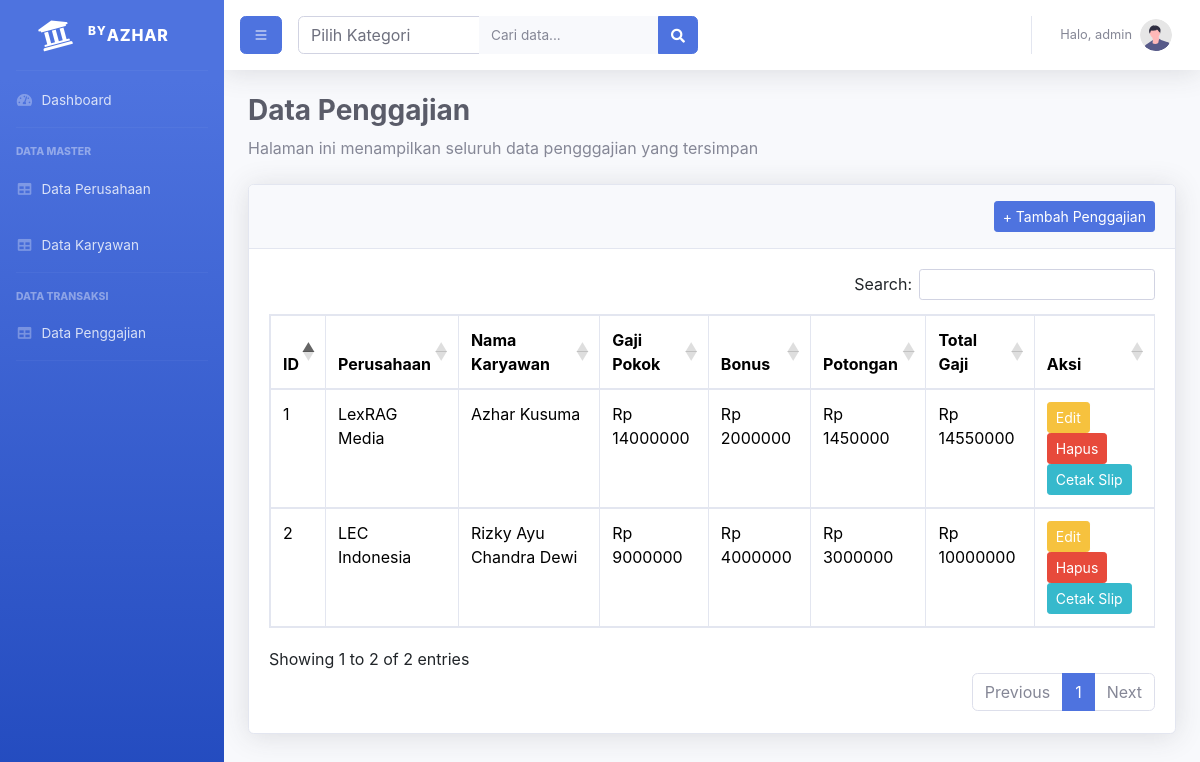
Screenshot of /data_penggajian/index.php with the database file from the repository.
### tables this page shows
CREATE TABLE `penggajian` (
  `id_penggajian` int(11) NOT NULL,
  `id_perusahaan` int(11) DEFAULT NULL,
  `id_karyawan` int(11) DEFAULT NULL,
  `gaji_pokok` int(11) DEFAULT NULL,
  `bonus` int(11) DEFAULT NULL,
  `potongan` int(11) DEFAULT NULL,
  `total_gaji` int(11) DEFAULT NULL
);

CREATE TABLE `perusahaan` (
  `id_perusahaan` int(11) NOT NULL,
  `nama_perusahaan` varchar(50) DEFAULT NULL,
  `alamat` varchar(255) DEFAULT NULL,
  `telepon` varchar(50) DEFAULT NULL
);

CREATE TABLE `karyawan` (
  `id_karyawan` int(11) NOT NULL,
  `nama_karyawan` varchar(50) DEFAULT NULL,
  `jabatan` varchar(50) DEFAULT NULL,
  `alamat` varchar(255) DEFAULT NULL,
  `telepon` varchar(50) DEFAULT NULL
);

### config.php (called while the page is built, shortened)
<?php
$BASE_URL = "http://localhost:8080/UJIKOMPETENSI/";
?>

### data_penggajian/index.php (the view, shortened to what this page needs)
<?php
include_once '../config.php';
include '../partials/header.php';
$q = $_GET['q'] ?? '';
?>
    <div id="wrapper">
        <?php include '../partials/sidebar.php'; ?>
        <div id="content-wrapper" class="d-flex flex-column">
        <div id="content">
                <?php include '../partials/navbar.php'; ?>
                <div class="container-fluid ps-4 pe-4">
                    <h1 class="h3 mb-2 text-gray-800 font-weight-bold">Data Penggajian</h1>
                    <p class="mb-4">Halaman ini menampilkan seluruh data pengggajian yang tersimpan</p>
                    <div class="card shadow mb-4">
                        <div class="card-header py-3">
                            <a href="tambah.php" class="btn btn-primary btn-sm float-right">+ Tambah Penggajian</a>
                        </div>
                        <div class="card-body">
                            <div class="table-responsive">
                                <table class="table table-bordered" id="dataTable" width="100%" cellspacing="0">
                                    <thead>
                                        <tr>
                                            <th>ID</th>
                                            <th>Perusahaan</th>
                                            <th>Nama Karyawan</th>
                                            <th>Gaji Pokok</th>
                                            <th>Bonus</th>
                                            <th>Potongan</th>
                                            <th>Total Gaji</th>
                                            <th>Aksi</th>
                                        </tr>
                                    </thead>
                                    <tbody>
                                        <?php
                                        $result = mysqli_query($conn, "
                                            SELECT g.id_penggajian, g.gaji_pokok, g.bonus, g.potongan, g.total_gaji,
                                                p.nama_perusahaan AS nama_perusahaan,
                                                k.nama_karyawan AS nama_karyawan
                                            FROM penggajian g
                                            JOIN perusahaan p ON g.id_perusahaan = p.id_perusahaan
                                            JOIN karyawan k ON g.id_karyawan = k.id_karyawan
                                        ");
                                        function highlight($text, $keyword) {
                                            if (!$keyword) return htmlspecialchars($text);
                                            return preg_replace("/(" . preg_quote($keyword, '/') . ")/i", "<span class='highlight'>$1</span>", htmlspecialchars($text));
                                        }
                                        while ($row = mysqli_fetch_assoc($result)) {
                                            echo "<tr>";
                                            echo "<td>" . htmlspecialchars($row['id_penggajian']) . "</td>";
                                            echo "<td>" . highlight($row['nama_perusahaan'], $q) . "</td>";
                                            echo "<td>" . highlight($row['nama_karyawan'], $q) . "</td>";
                                            echo "<td>Rp " . htmlspecialchars($row['gaji_pokok']) . "</td>";
                                            echo "<td>Rp " . htmlspecialchars($row['bonus']) . "</td>";
                                            echo "<td>Rp " . htmlspecialchars($row['potongan']) . "</td>";
                                            echo "<td>Rp " . htmlspecialchars($row['total_gaji']) . "</td>";
                                            echo "<td>
                                                <a href='edit.php?id_penggajian=" . $row['id_penggajian'] . "' class='btn btn-sm btn-warning'>Edit</a>
                                                <a href='hapus.php?id_penggajian=" . $row['id_penggajian'] . "' class='btn btn-danger btn-sm' onclick=\"return confirm('Yakin ingin menghapus?')\">Hapus</a>
                                                <a href='cetak_slip.php?id_penggajian=" . $row['id_penggajian'] . "' target='_blank' class='btn btn-info btn-sm'>Cetak Slip</a>
                                            </td>";
                                            echo "</tr>";
                                        }
                                        ?>
                                    </tbody>
                                </table>
                            </div>
                        </div>
                    </div>
                </div>
<?php include '../partials/footer.php'; ?>

### partials/header.php (shortened to what this page needs)
<?php
include_once __DIR__ . '/../config.php';
?>
<!DOCTYPE html>
<html lang="id">
<head>
    <link href="https://cdn.jsdelivr.net/npm/bootstrap@5.3.3/dist/css/bootstrap.min.css" rel="stylesheet">
    <link rel="stylesheet" href="https://cdn.jsdelivr.net/npm/bootstrap-icons@1.10.5/font/bootstrap-icons.css">
    <link href="<?= $BASE_URL ?>assets/css/sb-admin-2.min.css" rel="stylesheet">
    <link href="<?= $BASE_URL ?>assets/vendor/fontawesome-free/css/all.min.css" rel="stylesheet">
    <link rel="stylesheet" href="https://cdn.datatables.net/buttons/2.4.1/css/buttons.bootstrap5.min.css">
    <link rel="stylesheet" href="https://cdn.datatables.net/1.13.6/css/dataTables.bootstrap5.min.css">
    <link rel="stylesheet" href="https://cdn.datatables.net/buttons/2.4.1/css/buttons.bootstrap5.min.css">
</head>
<body id="page-top">

### partials/sidebar.php
<?php
include_once __DIR__ . '/../config.php';
?>
<ul class="navbar-nav bg-gradient-primary sidebar sidebar-dark accordion" id="accordionSidebar">
    <a class="sidebar-brand d-flex align-items-center justify-content-center" href="<?= $BASE_URL ?>dashboard.php">
        <div class="sidebar-brand-icon rotate-n-15">
            <i class="fas fa-university"></i>
        </div>
        <div class="sidebar-brand-text mx-3"><sup>By</sup>Azhar</div>
    </a>
    <hr class="sidebar-divider my-0">
    <li class="nav-item">
    <a class="nav-link" href="<?= $BASE_URL ?>dashboard.php">
        <i class="fas fa-fw fa-tachometer-alt"></i>
        <span>Dashboard</span>
    </a>
    </li>
    <hr class="sidebar-divider">
    <div class="sidebar-heading">
        Data Master
    </div>
    <li class="nav-item">
        <a class="nav-link" href="<?= $BASE_URL ?>data_perusahaan/index.php">
            <i class="fas fa-fw fa-table"></i>
            <span>Data Perusahaan</span>
        </a>
    </li>
    <li class="nav-item">
        <a class="nav-link" href="<?= $BASE_URL ?>data_karyawan/index.php">
            <i class="fas fa-fw fa-table"></i>
            <span>Data Karyawan</span>
        </a>
    </li>
    <hr class="sidebar-divider">
    <div class="sidebar-heading">
        Data Transaksi
    </div>
    <li class="nav-item">
        <a class="nav-link" href="<?= $BASE_URL ?>data_penggajian/index.php">
            <i class="fas fa-fw fa-table"></i>
            <span>Data Penggajian</span>
        </a>
    </li>
    <hr class="sidebar-divider d-none d-md-block">
</ul>

### partials/navbar.php (shortened to what this page needs)
<?php
include_once __DIR__ . '/../config.php';
?>
<nav class="navbar navbar-expand navbar-light bg-white topbar mb-4 static-top shadow">
    <form class="form-inline">
        <button id="sidebarToggle" class="btn btn-primary" type="button" data-bs-toggle="collapse" data-bs-target="#sidebarMenu">
        <i class="bi bi-list"></i>
    </button>
    </form>
    <form method="GET" id="searchForm"
        class="d-none d-sm-inline-block form-inline mr-auto ml-md-3 my-2 my-md-0 mw-100 navbar-search">
        <div class="input-group">
            <select name="kategori" id="kategori" class="form-control">
                <option value="">Pilih Kategori</option>
            </select>
            <input type="text" name="q" class="form-control bg-light border-0 small" placeholder="Cari data..." required>
            <div class="input-group-append">
                <button class="btn btn-primary" type="submit">
                    <i class="fas fa-search fa-sm"></i>
                </button>
            </div>
        </div>
    </form>
    <ul class="navbar-nav ml-auto">
        <li class="nav-item dropdown no-arrow">
            <a class="nav-link dropdown-toggle" href="#" id="userDropdown" role="button"
            data-toggle="dropdown" aria-haspopup="true" aria-expanded="false">
                <span class="mr-2 d-none d-lg-inline text-gray-600 small">
                Halo, <?= htmlspecialchars($_SESSION['username'] ?? 'admin') ?>
                </span>
                <img class="img-profile rounded-circle" src="<?= $BASE_URL ?>assets/img/undraw_profile.svg">
            </a>
        </li>
</ul>
</nav>
<?php include 'footer.php';?>

### partials/footer.php (shortened to what this page needs)
<?php include_once __DIR__ . '/../config.php'; ?>
</body>
</html>

### partials/header.php (style rules this page uses)
.sidebar { left: 0; transition: all 0.3s ease; }

### rows the page displays
penggajian: id_penggajian "1", id_perusahaan.nama_perusahaan "LexRAG Media", id_karyawan.nama_karyawan "Azhar Kusuma", gaji_pokok "14000000", bonus "2000000", potongan "1450000", total_gaji "14550000"
penggajian: id_penggajian "2", id_perusahaan.nama_perusahaan "LEC Indonesia", id_karyawan.nama_karyawan "Rizky Ayu Chandra Dewi", gaji_pokok "9000000", bonus "4000000", potongan "3000000", total_gaji "10000000"

### other values shown
$_SESSION['username'] "admin"
